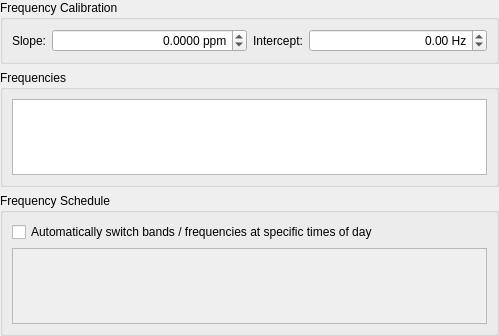
         <widget class="QWidget" name="scrollAreaWidgetContents_7">
          <property name="geometry">
           <rect>
            <x>0</x>
            <y>0</y>
            <width>499</width>
            <height>336</height>
           </rect>
          </property>
          <layout class="QVBoxLayout" name="verticalLayout_31">
           <property name="leftMargin">
            <number>0</number>
           </property>
           <property name="topMargin">
            <number>0</number>
           </property>
           <property name="rightMargin">
            <number>0</number>
           </property>
           <property name="bottomMargin">
            <number>0</number>
           </property>
           <item>
            <widget class="QGroupBox" name="groupBox_3">
             <property name="toolTip">
              <string>&lt;html&gt;&lt;head/&gt;&lt;body&gt;&lt;p&gt;See &amp;quot;Frequency Calibration&amp;quot; in the User Guide for details of how to determine these parameters for your radio.&lt;/p&gt;&lt;/body&gt;&lt;/html&gt;</string>
             </property>
             <property name="title">
              <string>Frequency Calibration</string>
             </property>
             <layout class="QHBoxLayout" name="horizontalLayout_6">
              <item>
               <layout class="QFormLayout" name="formLayout_7">
                <item row="0" column="0">
                 <widget class="QLabel" name="label_8">
                  <property name="text">
                   <string>Slope:</string>
                  </property>
                  <property name="buddy">
                   <cstring>calibration_slope_ppm_spin_box</cstring>
                  </property>
                 </widget>
                </item>
                <item row="0" column="1">
                 <widget class="QDoubleSpinBox" name="calibration_slope_ppm_spin_box">
                  <property name="alignment">
                   <set>Qt::AlignmentFlag::AlignRight|Qt::AlignmentFlag::AlignTrailing|Qt::AlignmentFlag::AlignVCenter</set>
                  </property>
                  <property name="suffix">
                   <string> ppm</string>
                  </property>
                  <property name="decimals">
                   <number>4</number>
                  </property>
                  <property name="minimum">
                   <double>-999.999900000000025</double>
                  </property>
                  <property name="maximum">
                   <double>999.999900000000025</double>
                  </property>
                  <property name="singleStep">
                   <double>0.100000000000000</double>
                  </property>
                  <property name="value">
                   <double>0.000000000000000</double>
                  </property>
                 </widget>
                </item>
               </layout>
              </item>
              <item>
               <layout class="QFormLayout" name="formLayout_14">
                <item row="0" column="0">
                 <widget class="QLabel" name="label_7">
                  <property name="text">
                   <string>Intercept:</string>
                  </property>
                  <property name="buddy">
                   <cstring>calibration_intercept_spin_box</cstring>
                  </property>
                 </widget>
                </item>
                <item row="0" column="1">
                 <widget class="QDoubleSpinBox" name="calibration_intercept_spin_box">
                  <property name="alignment">
                   <set>Qt::AlignmentFlag::AlignRight|Qt::AlignmentFlag::AlignTrailing|Qt::AlignmentFlag::AlignVCenter</set>
                  </property>
                  <property name="suffix">
                   <string> Hz</string>
                  </property>
                  <property name="decimals">
                   <number>2</number>
                  </property>
                  <property name="minimum">
                   <double>-99999.990000000005239</double>
                  </property>
                  <property name="maximum">
                   <double>99999.990000000005239</double>
                  </property>
                  <property name="singleStep">
                   <double>0.100000000000000</double>
                  </property>
                 </widget>
                </item>
               </layout>
              </item>
             </layout>
            </widget>
           </item>
           <item>
            <widget class="QGroupBox" name="groupBox">
             <property name="title">
              <string>Frequencies</string>
             </property>
             <layout class="QHBoxLayout" name="horizontalLayout">
              <item>
               <widget class="QTableView" name="frequencies_table_view">
                <property name="sizePolicy">
                 <sizepolicy hsizetype="Expanding" vsizetype="Expanding">
                  <horstretch>1</horstretch>
                  <verstretch>0</verstretch>
                 </sizepolicy>
                </property>
                <property name="contextMenuPolicy">
                 <enum>Qt::ContextMenuPolicy::ActionsContextMenu</enum>
                </property>
                <property name="toolTip">
                 <string>&lt;html&gt;&lt;head/&gt;&lt;body&gt;&lt;p&gt;Right click to maintain the working frequencies list.&lt;/p&gt;&lt;/body&gt;&lt;/html&gt;</string>
                </property>
                <property name="dragDropMode">
                 <enum>QAbstractItemView::DragDropMode::DragOnly</enum>
                </property>
                <property name="alternatingRowColors">
                 <bool>true</bool>
                </property>
                <property name="selectionBehavior">
                 <enum>QAbstractItemView::SelectionBehavior::SelectRows</enum>
                </property>
                <property name="sortingEnabled">
                 <bool>true</bool>
                </property>
                <attribute name="horizontalHeaderStretchLastSection">
                 <bool>true</bool>
                </attribute>
                <attribute name="verticalHeaderVisible">
                 <bool>false</bool>
                </attribute>
               </widget>
              </item>
             </layout>
            </widget>
           </item>
           <item>
            <widget class="QGroupBox" name="groupBox_2">
             <property name="title">
              <string>Frequency Schedule</string>
             </property>
             <layout class="QVBoxLayout" name="verticalLayout_13">
              <item>
               <widget class="QCheckBox" name="auto_switch_bands_check_box">
                <property name="text">
                 <string>Automatically switch bands / frequencies at specific times of day</string>
                </property>
               </widget>
              </item>
              <item>
               <widget class="QTableView" name="stations_table_view">
                <property name="enabled">
                 <bool>false</bool>
                </property>
                <property name="contextMenuPolicy">
                 <enum>Qt::ContextMenuPolicy::ActionsContextMenu</enum>
                </property>
                <property name="acceptDrops">
                 <bool>true</bool>
                </property>
                <property name="toolTip">
                 <string>Items may be edited.
Right click for insert and delete options.</string>
                </property>
                <property name="dragEnabled">
                 <bool>true</bool>
                </property>
                <property name="dragDropOverwriteMode">
                 <bool>true</bool>
                </property>
                <property name="dragDropMode">
                 <enum>QAbstractItemView::DragDropMode::DragDrop</enum>
                </property>
                <property name="defaultDropAction">
                 <enum>Qt::DropAction::MoveAction</enum>
                </property>
                <property name="alternatingRowColors">
                 <bool>true</bool>
                </property>
                <property name="selectionMode">
                 <enum>QAbstractItemView::SelectionMode::ExtendedSelection</enum>
                </property>
                <property name="selectionBehavior">
                 <enum>QAbstractItemView::SelectionBehavior::SelectRows</enum>
                </property>
                <property name="sortingEnabled">
                 <bool>true</bool>
                </property>
                <property name="wordWrap">
                 <bool>true</bool>
                </property>
                <attribute name="horizontalHeaderCascadingSectionResizes">
                 <bool>true</bool>
                </attribute>
                <attribute name="horizontalHeaderMinimumSectionSize">
                 <number>100</number>
                </attribute>
                <attribute name="horizontalHeaderDefaultSectionSize">
                 <number>120</number>
                </attribute>
                <attribute name="horizontalHeaderStretchLastSection">
                 <bool>true</bool>
                </attribute>
                <attribute name="verticalHeaderVisible">
                 <bool>false</bool>
                </attribute>
                <attribute name="verticalHeaderMinimumSectionSize">
                 <number>24</number>
                </attribute>
                <attribute name="verticalHeaderDefaultSectionSize">
                 <number>30</number>
                </attribute>
               </widget>
              </item>
             </layout>
            </widget>
           </item>
          </layout>
         </widget>
